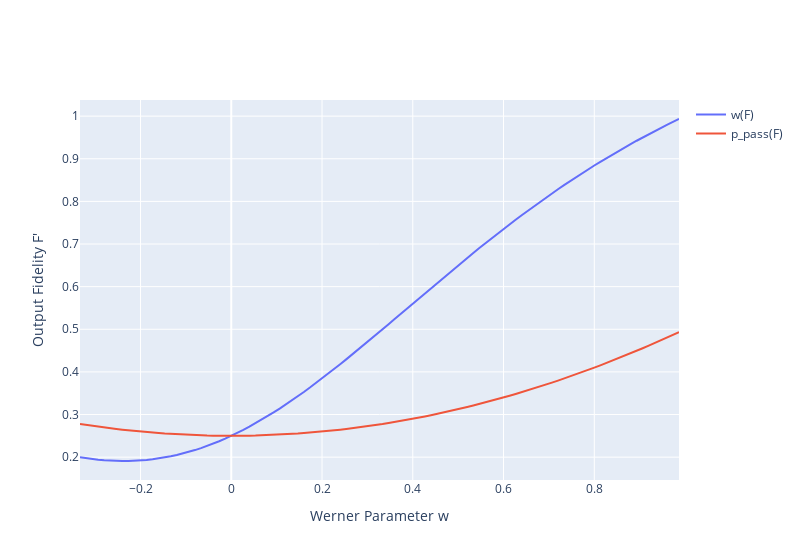

The notebook cell this image was saved under:
### Code cell
F_in = np.arange(0.0, 1.0, 0.01)
w_in = F_to_werner(F_in)

fig = go.Figure()

fig.add_trace(go.Scatter(x=w_in, y=output_fidelity(F_in),
                    mode='lines',
                    name="w(F)"))

fig.add_trace(go.Scatter(x=w_in, y=output_p_pass(F_in),
                    mode='lines',
                    name="p_pass(F)"))

# fig.add_trace(go.Scatter(x=w_in, y=w_in,
#                     mode='lines',
#                     name="w'=w(F)"))

fig.update_layout(
    xaxis_title='Werner Parameter w',
    yaxis_title="Output Fidelity F'",
    width=800,
)

fig.show()
